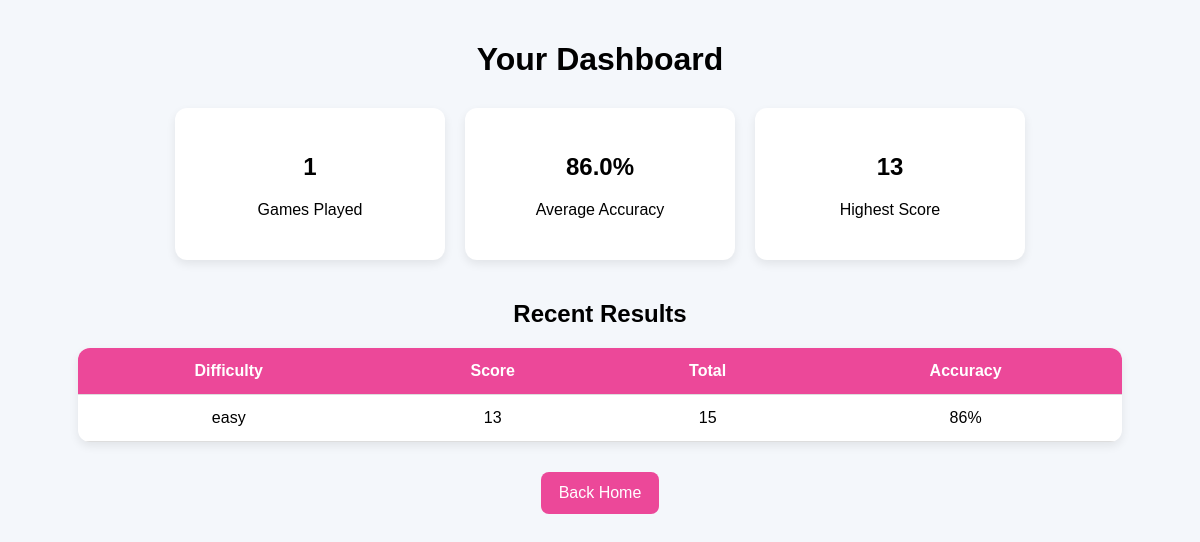
Page /dashboard (signed in) on the earlier database version.
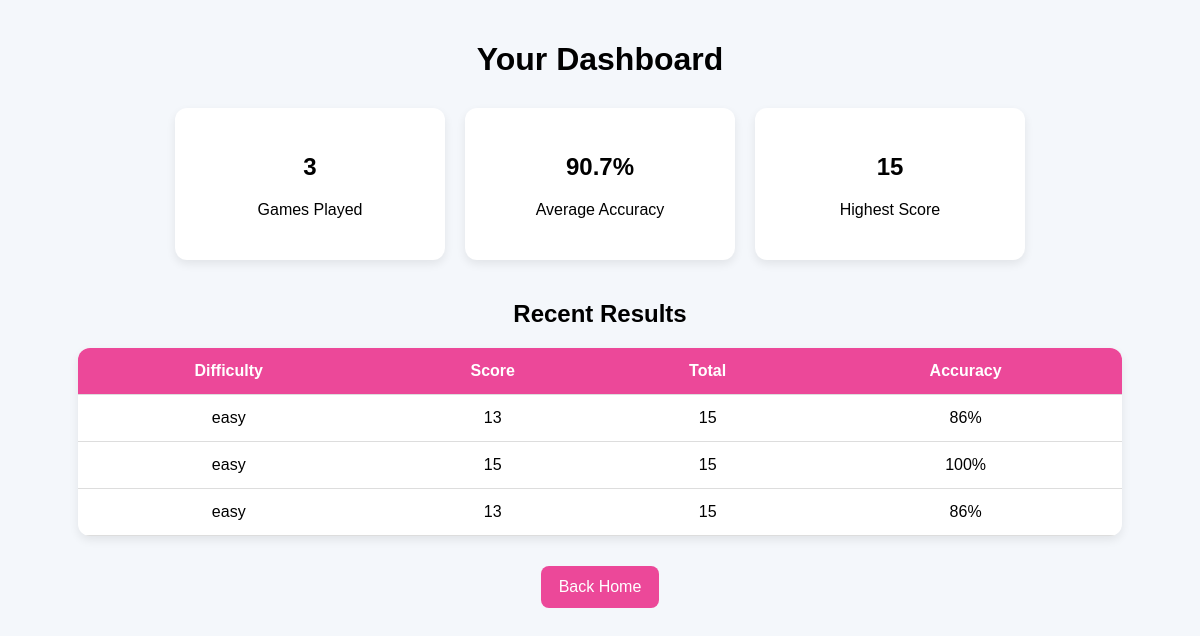
Same page on the later database version.
### app.py (models this page shows)
class GameResult(db.Model):
    id = db.Column(db.Integer, primary_key=True)
    username = db.Column(db.String(100), nullable=False)
    score = db.Column(db.Integer, nullable=False)
    total = db.Column(db.Integer, nullable=False)
    accuracy = db.Column(db.Integer, nullable=False)
    difficulty = db.Column(db.String(20), nullable=False)

### app.py (the view)
@app.route('/dashboard')
def dashboard():
    if 'user' not in session:
        return redirect(url_for('login'))
    results = GameResult.query.filter_by(
        username=session['user']
    ).all()
    total_games = len(results)
    if total_games > 0:
        average_accuracy = round(
            sum(result.accuracy for result in results) / total_games,
            1
        )
        highest_score = max(result.score for result in results)
    else:
        average_accuracy = 0
        highest_score = 0
    return render_template(
        'dashboard.html',
        results=results,
        total_games=total_games,
        average_accuracy=average_accuracy,
        highest_score=highest_score
    )

### templates/dashboard.html (shortened to what this page needs)
<!DOCTYPE html>
<html>
<head>
</head>
<body>
<h1>Your Dashboard</h1>
<div class="stats-container">
    <div class="stat-card">
        <h2>{{ total_games }}</h2>
        <p>Games Played</p>
    </div>
    <div class="stat-card">
        <h2>{{ average_accuracy }}%</h2>
        <p>Average Accuracy</p>
    </div>
    <div class="stat-card">
        <h2>{{ highest_score }}</h2>
        <p>Highest Score</p>
    </div>
</div>
<h2>Recent Results</h2>
<table>
    <tr>
        <th>Difficulty</th>
        <th>Score</th>
        <th>Total</th>
        <th>Accuracy</th>
    </tr>
    {% for result in results %}
    <tr>
        <td>{{ result.difficulty }}</td>
        <td>{{ result.score }}</td>
        <td>{{ result.total }}</td>
        <td>{{ result.accuracy }}%</td>
    </tr>
    {% endfor %}
</table>
<a href="/">Back Home</a>
</body>
</html>

### templates/dashboard.html (style rules this page uses)
body { font-family: Arial, sans-serif; background-color: #f4f7fb; text-align: center; margin: 0; padding: 20px; }
h1 { margin-bottom: 30px; }
.stats-container { display: flex; justify-content: center; gap: 20px; margin-bottom: 40px; flex-wrap: wrap; }
.stat-card { background: white; padding: 25px; border-radius: 12px; width: 220px; box-shadow: 0 4px 10px rgba(0,0,0,0.08); }
table { margin: auto; border-collapse: collapse; width: 90%; background: white; border-radius: 12px; overflow: hidden; box-shadow: 0 4px 10px rgba(0,0,0,0.08); }
th { background-color: #ec4899; color: white; }
th, td { padding: 14px; border-bottom: 1px solid #ddd; }
a { display: inline-block; margin-top: 30px; background-color: #ec4899; color: white; padding: 12px 18px; text-decoration: none; border-radius: 8px; }

Differences in the rows shown:
added GameResult: difficulty "easy", score "15", total "15", accuracy "100"
added GameResult: difficulty "easy", score "13", total "15", accuracy "86"
Other differences:
{{ total_games }}: "1" → "3"
{{ average_accuracy }}: "86.0" → "90.7"
{{ highest_score }}: "13" → "15"
